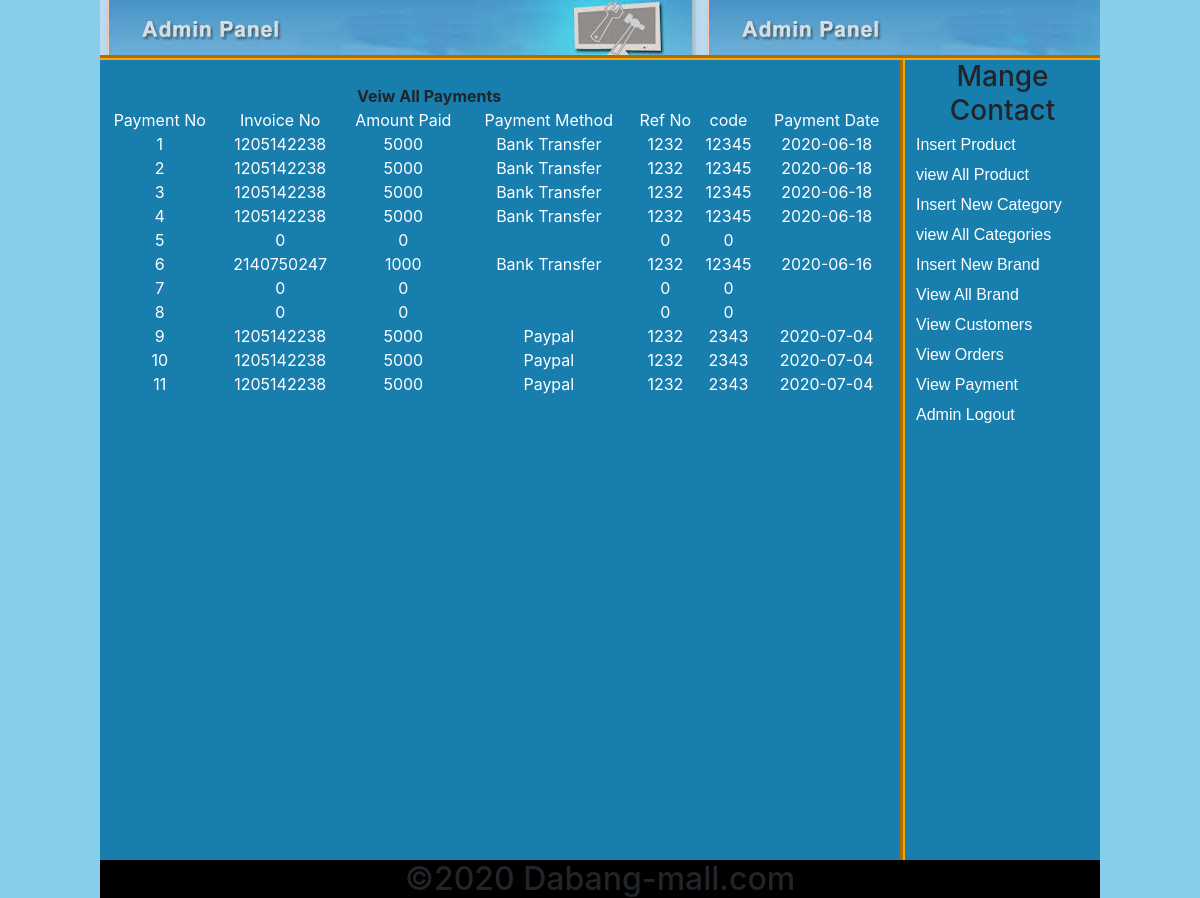
The app's page /Admin-area/index.php?view_payment (signed in) with its own data.
### tables this page shows
CREATE TABLE `payments` (
  `payments_id` int(11) NOT NULL,
  `invoice_no` int(100) NOT NULL,
  `amount` int(100) NOT NULL,
  `payment_method` text NOT NULL,
  `ref_no` int(100) NOT NULL,
  `code` int(100) NOT NULL,
  `payment_date` text NOT NULL
);

### Admin-area/view_payments.php (the view, shortened to what this page needs)
<?php
if(!isset($_SESSION['user_email']))
{
    echo "<script>window.open('login.php?not_admin=You are not an Admin!','_self');</script>";
}
else
{
?>
<table width='795' align="center" bgcolor='#187eae'>
<tr align="center">
    <th colspan="6">Veiw All Payments</th>
</tr>
<tr style="color: white;" align="center">
<td>Payment No</td>
<td>Invoice No</td>
<td>Amount Paid</td>
<td>Payment Method</td>
<td>Ref No</td>
<td>code</td>
<td>Payment Date</td>
</tr>
<?php
include("includes/insert_product_fun.php");
$get_payment="SELECT * FROM payments";
$run_payment=mysqli_query($con,$get_payment);
$i=0;
while($row_p=mysqli_fetch_array($run_payment))
{
    $invoice_no=$row_p['invoice_no'];
    $amount_paid=$row_p['amount'];
    $payment_method=$row_p['payment_method'];
    $ref_no=$row_p['ref_no'];
    $code=$row_p['code'];
    $payment_date=$row_p['payment_date'];
    $i++;
?>
<tr align="center" style="color: white;">
    <td><?php echo $i; ?></td>
    <td><?php echo $invoice_no; ?></td>
    <td><?php echo $amount_paid; ?></td>
    <td><?php echo $payment_method; ?></td>
    <td><?php echo $ref_no; ?></td>
    <td><?php echo $code; ?></td>
    <td><?php echo $payment_date; ?></td>
</tr>
<?php } ?>
</table>
<?php
}?>

### Admin-area/styles/style.css (style rules this page uses)
html, body, div, span, applet, object, iframe, h1, h2, h3, h4, h5, h6, p, blockquote, pre, a, abbr, acronym, address, big, cite, code, del, dfn, em, img, ins, kbd, q, s, samp, small, strike, strong, sub, sup, tt, var, b, u, i, center, dl, dt, dd, ol, ul, li, fieldset, form, label, legend, table, caption, tbody, tfoot, thead, tr, th, td, article, aside, canvas, details, embed, figure, figcaption, footer, header, hgroup, menu, nav, output, ruby, section, summary, time, mark, audio, video { margin: 0; padding: 0; border: 0; }
body { background-color:skyblue; }

### records on screen
payments: invoice_no "1205142238", amount "5000", payment_method "Bank Transfer", ref_no "1232", code "12345", payment_date "2020-06-18"
payments: invoice_no "1205142238", amount "5000", payment_method "Bank Transfer", ref_no "1232", code "12345", payment_date "2020-06-18"
payments: invoice_no "1205142238", amount "5000", payment_method "Bank Transfer", ref_no "1232", code "12345", payment_date "2020-06-18"
payments: invoice_no "1205142238", amount "5000", payment_method "Bank Transfer", ref_no "1232", code "12345", payment_date "2020-06-18"
payments: invoice_no "0", amount "0", ref_no "0", code "0"
payments: invoice_no "2140750247", amount "1000", payment_method "Bank Transfer", ref_no "1232", code "12345", payment_date "2020-06-16"
payments: invoice_no "0", amount "0", ref_no "0", code "0"
payments: invoice_no "0", amount "0", ref_no "0", code "0"
payments: invoice_no "1205142238", amount "5000", payment_method "Paypal", ref_no "1232", code "2343", payment_date "2020-07-04"
payments: invoice_no "1205142238", amount "5000", payment_method "Paypal", ref_no "1232", code "2343", payment_date "2020-07-04"
payments: invoice_no "1205142238", amount "5000", payment_method "Paypal", ref_no "1232", code "2343", payment_date "2020-07-04"
